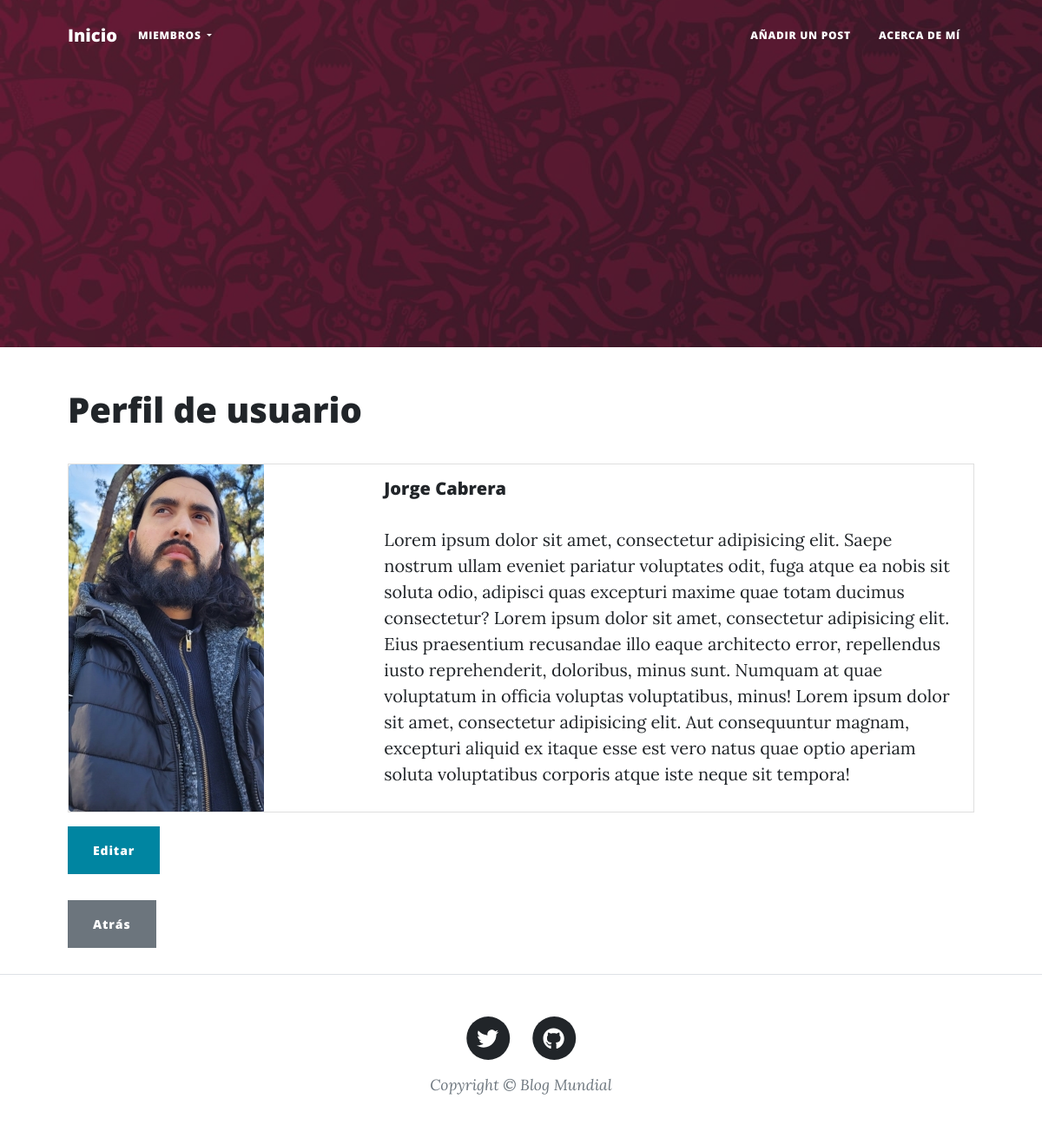
/members/profile/3/ (signed in), run on an earlier commit of the app's database.
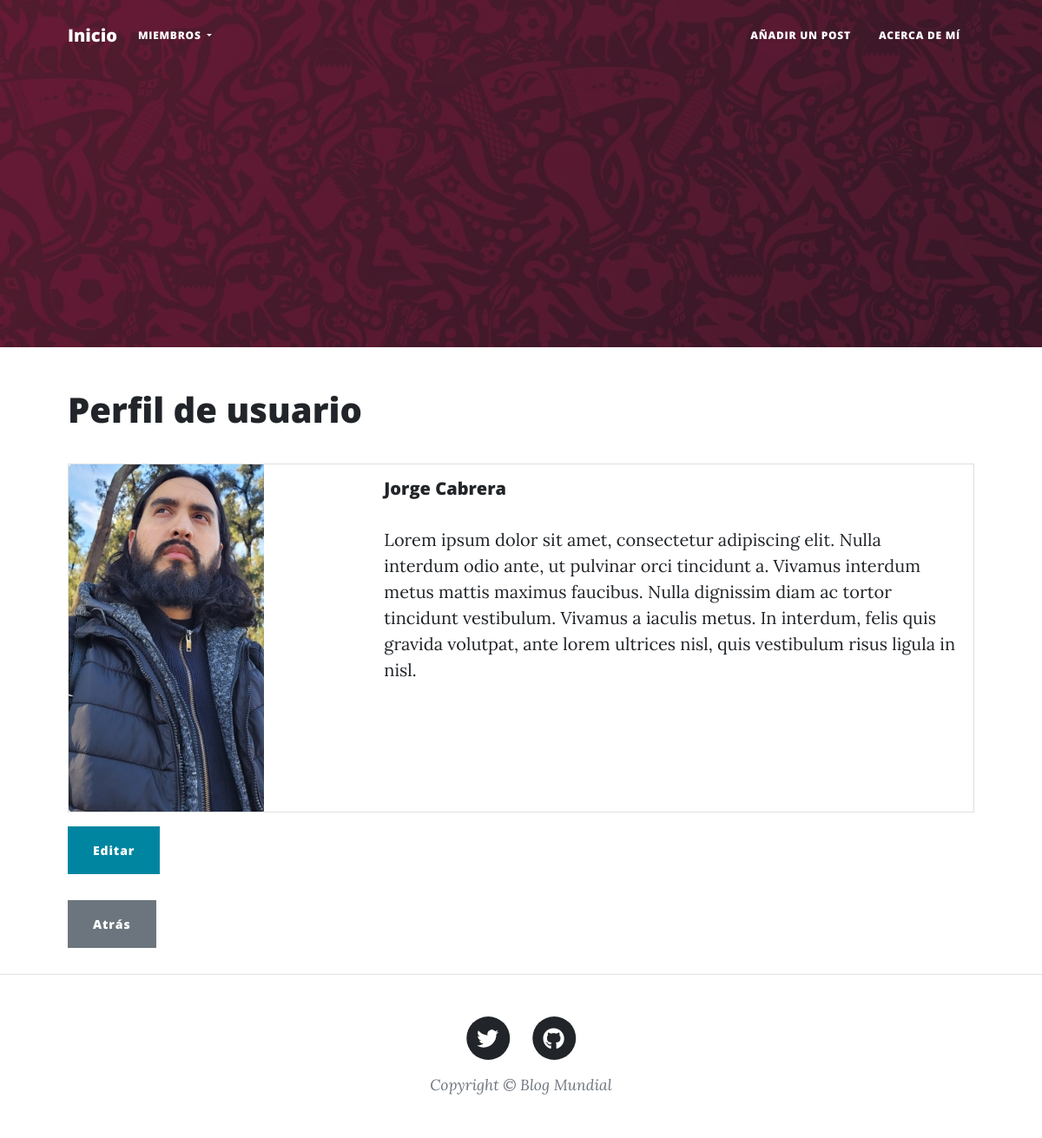
And on a later commit of the database.
### Members/models.py (models this page shows, shortened)
class Profile(models.Model):
    user = models.OneToOneField(User, null=True, blank=True, on_delete=models.CASCADE)
    bio = models.TextField(null=True, blank=True)
    profile_pic = models.ImageField(null=True, blank=True, upload_to='images/profile/')

### Members/views.py (the view)
# urls.py: path('profile/<int:pk>/', ProfilePageView.as_view(), name='profile'),
class ProfilePageView(DetailView):
    model = Profile
    template_name = 'registration/profile.html'
    def get_context_data(self, *args, **kwargs):
        context = super(ProfilePageView, self).get_context_data(*args, **kwargs)
        page_user = get_object_or_404(Profile, id=self.kwargs['pk'])
        context['page_user'] = page_user
        return context

### Members/templates/registration/profile.html
{% extends 'post.html' %}
{% load static %}
{% block post %}
<div class="container px-4 px-lg-5">
    <h1>
        Perfil de usuario
    </h1>
    <br>
    <div class="card mb-3">
        <div class="row g-0">
            <div class="col-md-4">
                {% if page_user.profile_pic %}
                    <img src="{{page_user.profile_pic.url}}" class="img-fluid rounded-start">
                {% else %}
                    <img src="{% static 'Blog/assets/img/default_profile_pic.jpg' %}" class="img-fluid rounded-start">
                {% endif %}
            </div>
            <div class="col-md-8">
                <div class="card-body">
                    <h5 class="card-title">
                        {{page_user.user.first_name}} {{page_user.user.last_name}}
                    </h5>
                    <p class="card-text">
                        {{page_user.bio}}
                    </p>
                </div>
            </div>
        </div>
    </div>
    <a href="{% url 'edit_profile_page' user.profile.id %}" class="btn btn-primary">Editar</a>
    <br><br>
    <a href="{% url 'home' %}" class="btn btn-secondary">Atrás</a>
    <br><br>
</div>
{% endblock post %}

What changed in the data, as far as the page shows it:
changed Profile "Jorge": bio "…dolor sit amet, consectetur adipisicing elit. Saepe nostrum ullam eveniet pariatur voluptates odit, fuga atque ea nobis sit soluta odio, adipisci quas excepturi maxime quae totam ducimus consectetur? Lorem ipsum dolor sit amet, consectetur adipisicing elit. Eius praesentium recusandae illo eaque architecto error, repellendus iusto reprehenderit, doloribus, minus sunt. Numquam at quae voluptatum in officia voluptas voluptatibus, minus! Lorem ipsum dolor sit amet, consectetur adipisicing elit. Aut consequuntur magnam, excepturi aliquid ex itaque esse est vero natus quae optio aperiam soluta voluptatibus corporis atque iste neque sit tempora!" → "…dolor sit amet, consectetur adipiscing elit. Nulla interdum odio ante, ut pulvinar orci tincidunt a. Vivamus interdum metus mattis maximus faucibus. Nulla dignissim diam ac tortor tincidunt vestibulum. Vivamus a iaculis metus. In interdum, felis quis gravida volutpat, ante lorem ultrices nisl, quis vestibulum risus ligula in nisl."
